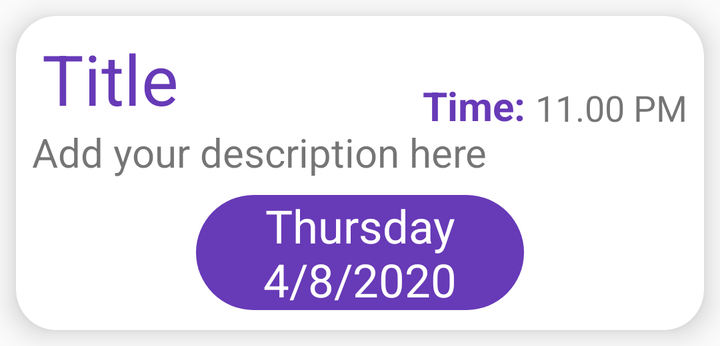
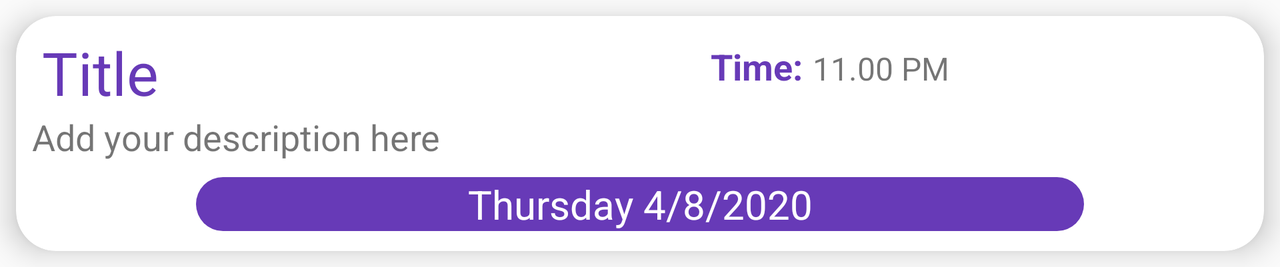

First picture: res/layout/ on a phone held upright. Second picture: the repository's own variant of that layout, on a device whose configuration matches the variant's folder. Source for both follows.
<!-- AndroidManifest.xml: application theme AppTheme -->
<!-- res/layout/taskitem.xml -->
<?xml version="1.0" encoding="utf-8"?>
<LinearLayout xmlns:android="http://schemas.android.com/apk/res/android"
    android:layout_width="match_parent"
    android:layout_height="wrap_content"
    xmlns:app="http://schemas.android.com/apk/res-auto">
    <androidx.cardview.widget.CardView
        android:layout_width="match_parent"
        android:layout_height="wrap_content"
        android:layout_margin="8dp"
        app:cardCornerRadius="20dp"
        app:cardElevation="8dp">
        <LinearLayout
            android:layout_width="match_parent"
            android:layout_height="wrap_content"
            android:orientation="vertical">
            <LinearLayout
                android:layout_width="match_parent"
                android:layout_height="wrap_content"
                android:padding="8dp"
                android:orientation="horizontal">
                <LinearLayout
                    android:layout_width="wrap_content"
                    android:layout_height="wrap_content"
                    android:orientation="vertical">
                    <TextView
                        android:layout_width="190dp"
                        android:layout_height="wrap_content"
                        android:text="Title"
                        android:textColor="@color/violetBlue"
                        android:textSize="35sp"
                        android:id="@+id/itemTitle"
                        android:paddingLeft="5dp"
                       />
                    <TextView
                        android:layout_width="240dp"
                        android:layout_height="wrap_content"
                        android:textSize="20sp"
                        android:text="Add your description here"
                        android:id="@+id/itemDes"/>


                </LinearLayout>
                <TextView
                    android:layout_width="wrap_content"
                    android:layout_height="wrap_content"
                    android:layout_marginLeft="-45dp"
                    android:text="Time:"
                    android:textColor="@color/violetBlue"
                    android:layout_gravity="center"
                    android:textSize="20sp"
                    android:textStyle="bold"/>
                <TextView
                    android:layout_width="wrap_content"
                    android:layout_height="wrap_content"
                    android:layout_marginTop="1dp"
                    android:layout_marginLeft="5dp"
                    android:textSize="18sp"
                    android:layout_gravity="center"
                    android:text="11.00 PM"
                    android:id="@+id/itemTime"/>

            </LinearLayout>
               <TextView
                   android:layout_width="match_parent"
                   android:layout_height="wrap_content"
                   android:layout_marginLeft="90dp"
                   android:layout_marginRight="90dp"
                   android:layout_marginBottom="10dp"
                   android:text="Thursday 4/8/2020"
                   android:id="@+id/itemDate"
                   android:textColor="#fff"
                   android:background="@drawable/datebg"
                   android:textSize="23sp"
                   android:textAlignment="center"/>

        </LinearLayout>

    </androidx.cardview.widget.CardView>
</LinearLayout>
<!-- resources referenced by this layout -->
<resources>
  <color name="violetBlue">#673AB7</color>
  <!-- drawable datebg (drawable) -->
  <?xml version="1.0" encoding="utf-8"?>
  <shape xmlns:android="http://schemas.android.com/apk/res/android">
      <solid
          android:color="@color/violetBlue"/>
      <corners
          android:radius="150dp"/>
  
  </shape>
  <style name="AppTheme" parent="Theme.AppCompat.Light.DarkActionBar">
          
          <item name="colorPrimary">@color/colorPrimary</item>
          <item name="colorPrimaryDark">@color/colorPrimaryDark</item>
          <item name="colorAccent">@color/pink</item>
      </style>
  <color name="colorPrimary">#6200EE</color>
  <color name="colorPrimaryDark">#3700B3</color>
  <color name="pink">#E91E63</color>
</resources>
<!-- res/layout-land/taskitem.xml (the repository's variant of the layout above) -->
<!-- drawn on the phone turned sideways -->
<?xml version="1.0" encoding="utf-8"?>
<LinearLayout xmlns:android="http://schemas.android.com/apk/res/android"
    android:layout_width="match_parent"
    android:layout_height="wrap_content"
    xmlns:app="http://schemas.android.com/apk/res-auto">
    <androidx.cardview.widget.CardView
        android:layout_width="match_parent"
        android:layout_height="wrap_content"
        android:layout_margin="8dp"
        app:cardCornerRadius="20dp"
        app:cardElevation="8dp">
        <LinearLayout
            android:layout_width="match_parent"
            android:layout_height="wrap_content"
            android:orientation="vertical">
            <LinearLayout
                android:layout_width="match_parent"
                android:layout_height="wrap_content"
                android:padding="8dp"
                android:weightSum="2"
                android:orientation="horizontal">
                <LinearLayout
                    android:layout_width="wrap_content"
                    android:layout_height="wrap_content"
                    android:layout_weight="1"
                    android:orientation="vertical">
                    <TextView
                        android:layout_width="190dp"
                        android:layout_height="wrap_content"
                        android:text="Title"
                        android:textColor="@color/violetBlue"
                        android:textSize="30sp"
                        android:id="@+id/itemTitle"
                        android:paddingLeft="5dp"
                       />
                    <TextView
                        android:layout_width="240dp"
                        android:layout_height="wrap_content"
                        android:textSize="18sp"
                        android:text="Add your description here"
                        android:id="@+id/itemDes"/>


                </LinearLayout>
                <LinearLayout
                    android:layout_width="wrap_content"
                    android:layout_height="wrap_content"
                    android:layout_weight="1"
                    android:layout_marginLeft="-50dp"
                    android:layout_marginTop="5dp">

                <TextView
                    android:layout_width="wrap_content"
                    android:layout_height="wrap_content"
                    android:text="Time:"
                    android:textColor="@color/violetBlue"
                    android:layout_gravity="center"
                    android:textSize="18sp"
                    android:textStyle="bold"/>
                <TextView
                    android:layout_width="wrap_content"
                    android:layout_height="wrap_content"
                    android:layout_marginTop="1dp"
                    android:layout_marginLeft="5dp"
                    android:textSize="16sp"
                    android:layout_gravity="center"
                    android:text="11.00 PM"
                    android:id="@+id/itemTime"/>
                </LinearLayout>

            </LinearLayout>
               <TextView
                   android:layout_width="match_parent"
                   android:layout_height="wrap_content"
                   android:layout_marginLeft="90dp"
                   android:layout_marginRight="90dp"
                   android:layout_marginBottom="10dp"
                   android:text="Thursday 4/8/2020"
                   android:id="@+id/itemDate"
                   android:textColor="#fff"
                   android:background="@drawable/datebg"
                   android:textSize="20sp"
                   android:textAlignment="center"/>

        </LinearLayout>

    </androidx.cardview.widget.CardView>
</LinearLayout>
